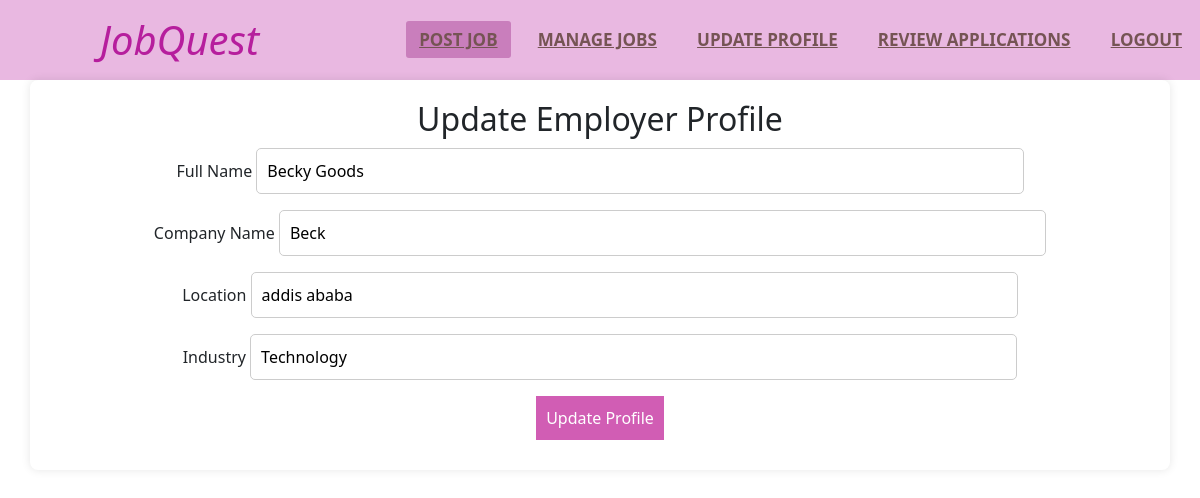
The app's page /php/update-employer.php (signed in) with its own data.
### tables this page shows
CREATE TABLE `employers` (
  `employer_id` int(11) NOT NULL,
  `user_id` int(11) NOT NULL,
  `company_name` varchar(255) DEFAULT NULL,
  `company_website` varchar(255) DEFAULT NULL,
  `location` varchar(255) DEFAULT NULL,
  `industry` varchar(255) DEFAULT NULL
);

CREATE TABLE `users` (
  `user_id` int(11) NOT NULL,
  `name` varchar(255) NOT NULL,
  `email` varchar(255) NOT NULL,
  `password` varchar(255) NOT NULL,
  `role` enum('employee','employer','admin') NOT NULL,
  `created_at` timestamp NOT NULL DEFAULT current_timestamp()
);

### php/update-employer.php (the view, shortened to what this page needs)
<?php
include 'config.php';
$query = "SELECT employers.employer_id, users.name, employers.company_name, employers.location, employers.industry
          FROM employers
          JOIN users ON employers.user_id = users.user_id
          WHERE users.user_id = ?";
$stmt = mysqli_prepare($conn, $query);
mysqli_stmt_bind_param($stmt, "i", $_SESSION['user_id']);
mysqli_stmt_execute($stmt);
$result = mysqli_stmt_get_result($stmt);
$employer = mysqli_fetch_assoc($result);
?>
<!DOCTYPE html>
<html lang="en">
<head>
    <link rel="stylesheet" href="style-employee1.css">
    <link rel="stylesheet" href="https://cdnjs.cloudflare.com/ajax/libs/font-awesome/6.6.0/css/all.min.css">
    <link rel="stylesheet" href="https://cdn.jsdelivr.net/npm/bootstrap@5.3.3/dist/css/bootstrap.min.css">
</head>
<body>
 <div>
 <nav>
        <label class="logo">JobQuest</label>
        <ul>
        <li><a class="active" href="post-job.php">Post Job</a></li>
            <li><a href="manage-jobs.php">Manage Jobs</a></li>
            <li><a href="update-employer.php">Update Profile</a></li>
            <li><a href="review-applications.php">Review Applications</a></li>
            <li><a href="logout.php">Logout</a></li>
        </ul>
    </nav>
    <div class="container">
        <h2>Update Employer Profile</h2>
        <form action="update-employer-profile.php" method="post" style="margin: 10px;">
          <div class="mb-3">
            <label for="name">Full Name</label>
            <input type="text" name="name" value="<?= htmlspecialchars($employer['name']) ?>" required>
            </div>
            <div class="mb-3">
            <label for="name">Company Name</label>
            <input type="text" name="company_name" value="<?= htmlspecialchars($employer['company_name']) ?>" required>
            </div>
            <div class="mb-3">
            <label for="name">Location</label>
            <input type="text" name="location" value="<?= htmlspecialchars($employer['location']) ?>" required>
            </div>
            <div class="mb-3">
            <label for="name">Industry</label>
            <input type="text" name="industry" value="<?= htmlspecialchars($employer['industry']) ?>" required><br>
            </div>
            <button type="submit">Update Profile</button>
        </form>
    </div>
</body>
</html>

### css/style-employee1.css (style rules this page uses)
body { font-family: 'Arial', sans-serif; background-color: #f8f9fa; margin: 0; padding: 0; text-decoration: none; box-sizing: border-box; list-style: none; }
nav { background: #e9b8e1; height: 80px; width: 100%; }
label.logo { color: #b61e9d; font-size: 40px; line-height: 80px; font-style: italic; padding: 0 100px; }
nav ul { float: right; line-height: 20px; }
nav ul li { display: inline-block; line-height: 80px; margin: 0 5px; }
nav ul li a { color: rgb(117, 84, 84); font-size: 17px; padding: 7px 13px; border-radius: 3px; text-transform: uppercase; font-weight: bold; }
a.active, a:hover { background: #c97ebc; transition: .5s; }
.container { width: 100%; max-width: 800px; background: white; padding: 20px; border-radius: 8px; box-shadow: 0px 0px 10px rgba(0, 0, 0, 0.1); text-align: center; }
form { margin-bottom: 20px; }
input[type="text"] { width: 70%; padding: 10px; border: 1px solid #ccc; border-radius: 5px; }
button { padding: 10px; background: #d15db4; color: white; border: none; border-radius: 5px; cursor: pointer; }

### records on screen
employers: name "Becky Goods", company_name "Beck", location "addis ababa", industry "Technology"
